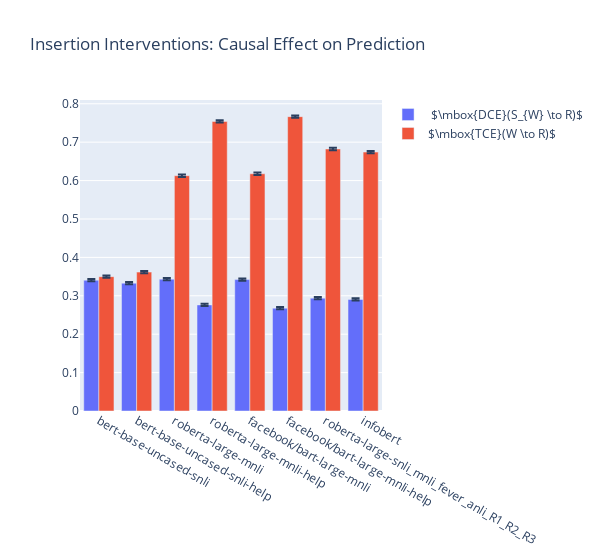

Notebook cell for this chart:
### Code cell
metric_col = 'causal_effect'
interventions = ['intervention_0', 'intervention_1']
result_set = {}

for item in ['mean', 'sem', 'std']:
    for intervention in interventions:
        result_set['model'] = []
        result_set[f'{intervention}_{item}'] = []
        for model in models:
            results_path = f'../experiments/results/{intervention}/{model}/summary_results.tsv'
            results = pd.read_csv(results_path, sep='\t', index_col=0)
            result_set['model'].append(model)
            result_set[f'{intervention}_{item}'].append(results.at[item, metric_col])

result_set = pd.DataFrame(result_set)

fig = plot_metric_comparison(result_set, interventions, metric_col)
fig.update_layout(
    title=r'Insertion Interventions: Causal Effect on Prediction',
    barmode='group',
    width=600)
fig.show()

fig.write_image('./results/plots/insertion_change_in_prediction.pdf')

### Figure 1 — Plotly figure (JSON) as saved in the notebook; plotly's stock layout.template omitted (floating-point values rounded to 4 significant figures)
{"data": [{"error_y": {"array": [0.002941, 0.002925, 0.002947, 0.002775, 0.002945, 0.002748, 0.002827, 0.002818], "type": "data"}, "name": " $\\mbox{DCE}(S_{W} \\to R)$", "type": "bar", "x": ["bert-base-uncased-snli", "bert-base-uncased-snli-help", "roberta-large-mnli", "roberta-large-mnli-help", "facebook/bart-large-mnli", "facebook/bart-large-mnli-help", "roberta-large-snli_mnli_fever_anli_R1_R2_R3", "infobert"], "y": [0.3406, 0.3328, 0.3433, 0.2762, 0.3422, 0.2678, 0.2939, 0.2906]}, {"error_y": {"array": [0.00317, 0.003193, 0.003238, 0.002862, 0.00323, 0.002812, 0.003095, 0.003115], "type": "data"}, "name": "$\\mbox{TCE}(W \\to R)$", "type": "bar", "x": ["bert-base-uncased-snli", "bert-base-uncased-snli-help", "roberta-large-mnli", "roberta-large-mnli-help", "facebook/bart-large-mnli", "facebook/bart-large-mnli-help", "roberta-large-snli_mnli_fever_anli_R1_R2_R3", "infobert"], "y": [0.3498, 0.3616, 0.6127, 0.754, 0.6177, 0.7665, 0.6822, 0.6742]}], "layout": {"barmode": "group", "title": {"text": "Insertion Interventions: Causal Effect on Prediction"}, "width": 600}}
